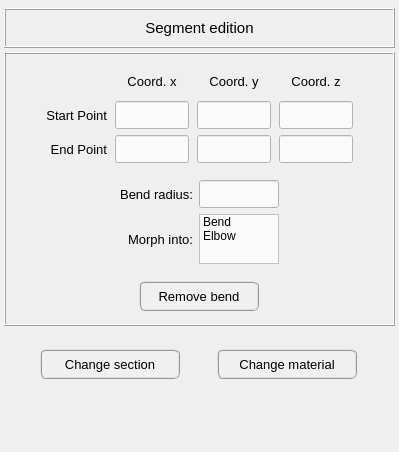
<?xml version="1.0" encoding="UTF-8"?>
<ui version="4.0">
 <class>Form</class>
 <widget class="QWidget" name="Form">
  <property name="geometry">
   <rect>
    <x>0</x>
    <y>0</y>
    <width>399</width>
    <height>452</height>
   </rect>
  </property>
  <property name="windowTitle">
   <string>Form</string>
  </property>
  <layout class="QGridLayout" name="gridLayout_3">
   <property name="leftMargin">
    <number>0</number>
   </property>
   <property name="topMargin">
    <number>4</number>
   </property>
   <property name="rightMargin">
    <number>0</number>
   </property>
   <property name="bottomMargin">
    <number>4</number>
   </property>
   <property name="spacing">
    <number>4</number>
   </property>
   <item row="2" column="0">
    <spacer name="verticalSpacer">
     <property name="orientation">
      <enum>Qt::Vertical</enum>
     </property>
     <property name="sizeHint" stdset="0">
      <size>
       <width>20</width>
       <height>40</height>
      </size>
     </property>
    </spacer>
   </item>
   <item row="0" column="0">
    <widget class="QFrame" name="frame_6">
     <property name="frameShape">
      <enum>QFrame::NoFrame</enum>
     </property>
     <property name="frameShadow">
      <enum>QFrame::Raised</enum>
     </property>
     <layout class="QGridLayout" name="gridLayout_7">
      <property name="leftMargin">
       <number>4</number>
      </property>
      <property name="topMargin">
       <number>4</number>
      </property>
      <property name="rightMargin">
       <number>4</number>
      </property>
      <property name="bottomMargin">
       <number>4</number>
      </property>
      <property name="spacing">
       <number>4</number>
      </property>
      <item row="0" column="0">
       <widget class="QFrame" name="frame">
        <property name="minimumSize">
         <size>
          <width>0</width>
          <height>40</height>
         </size>
        </property>
        <property name="maximumSize">
         <size>
          <width>16777215</width>
          <height>40</height>
         </size>
        </property>
        <property name="frameShape">
         <enum>QFrame::Box</enum>
        </property>
        <property name="frameShadow">
         <enum>QFrame::Raised</enum>
        </property>
        <layout class="QGridLayout" name="gridLayout_5">
         <property name="leftMargin">
          <number>4</number>
         </property>
         <property name="topMargin">
          <number>4</number>
         </property>
         <property name="rightMargin">
          <number>4</number>
         </property>
         <property name="bottomMargin">
          <number>4</number>
         </property>
         <item row="0" column="0">
          <widget class="QLabel" name="label">
           <property name="font">
            <font>
             <pointsize>11</pointsize>
            </font>
           </property>
           <property name="text">
            <string>Segment edition</string>
           </property>
           <property name="textFormat">
            <enum>Qt::AutoText</enum>
           </property>
           <property name="alignment">
            <set>Qt::AlignCenter</set>
           </property>
          </widget>
         </item>
        </layout>
       </widget>
      </item>
      <item row="1" column="0">
       <widget class="QFrame" name="frame_2">
        <property name="frameShape">
         <enum>QFrame::Box</enum>
        </property>
        <property name="frameShadow">
         <enum>QFrame::Raised</enum>
        </property>
        <layout class="QGridLayout" name="gridLayout_2">
         <property name="leftMargin">
          <number>4</number>
         </property>
         <property name="topMargin">
          <number>4</number>
         </property>
         <property name="rightMargin">
          <number>4</number>
         </property>
         <property name="bottomMargin">
          <number>4</number>
         </property>
         <property name="spacing">
          <number>4</number>
         </property>
         <item row="2" column="0" colspan="3">
          <widget class="QFrame" name="frame_8">
           <property name="minimumSize">
            <size>
             <width>0</width>
             <height>48</height>
            </size>
           </property>
           <property name="frameShape">
            <enum>QFrame::NoFrame</enum>
           </property>
           <property name="frameShadow">
            <enum>QFrame::Raised</enum>
           </property>
           <layout class="QGridLayout" name="gridLayout_9">
            <property name="leftMargin">
             <number>0</number>
            </property>
            <property name="topMargin">
             <number>0</number>
            </property>
            <property name="rightMargin">
             <number>0</number>
            </property>
            <property name="bottomMargin">
             <number>0</number>
            </property>
            <property name="spacing">
             <number>0</number>
            </property>
            <item row="0" column="0">
             <widget class="QPushButton" name="remove_bend_button">
              <property name="minimumSize">
               <size>
                <width>120</width>
                <height>30</height>
               </size>
              </property>
              <property name="maximumSize">
               <size>
                <width>120</width>
                <height>30</height>
               </size>
              </property>
              <property name="font">
               <font>
                <pointsize>10</pointsize>
               </font>
              </property>
              <property name="styleSheet">
               <string notr="true">QPushButton{border-radius: 6px; border-color: rgb(150, 150, 150); border-style: ridge; border-width: 2px; color: rgb(0, 0, 0); background-color: rgb(240, 240, 240)}
QPushButton:hover{border-radius: 6px; border-color: rgb(0, 170, 255); border-style: ridge; border-width: 2px; color: rgb(0, 0, 0); background-color: rgba(174, 213, 255, 100)}
QPushButton:pressed{border-radius: 6px; border-color: rgb(0, 170, 255); border-style: ridge; border-width: 2px; color: rgb(0, 0, 0); background-color: rgb(174, 213, 255)}
QPushButton:disabled{border-radius: 6px; border-color: rgb(150, 150, 150); border-style: ridge; border-width: 0px; color: rgb(150,150, 150); background-color: rgb(220, 220, 220)}</string>
              </property>
              <property name="text">
               <string>Remove bend</string>
              </property>
             </widget>
            </item>
           </layout>
          </widget>
         </item>
         <item row="0" column="0">
          <spacer name="horizontalSpacer">
           <property name="orientation">
            <enum>Qt::Horizontal</enum>
           </property>
           <property name="sizeHint" stdset="0">
            <size>
             <width>40</width>
             <height>20</height>
            </size>
           </property>
          </spacer>
         </item>
         <item row="0" column="2">
          <spacer name="horizontalSpacer_2">
           <property name="orientation">
            <enum>Qt::Horizontal</enum>
           </property>
           <property name="sizeHint" stdset="0">
            <size>
             <width>40</width>
             <height>20</height>
            </size>
           </property>
          </spacer>
         </item>
         <item row="0" column="1">
          <widget class="QFrame" name="frame_3">
           <property name="font">
            <font>
             <pointsize>10</pointsize>
            </font>
           </property>
           <property name="frameShape">
            <enum>QFrame::NoFrame</enum>
           </property>
           <property name="frameShadow">
            <enum>QFrame::Raised</enum>
           </property>
           <layout class="QGridLayout" name="gridLayout">
            <property name="horizontalSpacing">
             <number>8</number>
            </property>
            <item row="1" column="2">
             <widget class="QLineEdit" name="coord_y_start">
              <property name="enabled">
               <bool>true</bool>
              </property>
              <property name="minimumSize">
               <size>
                <width>60</width>
                <height>28</height>
               </size>
              </property>
              <property name="maximumSize">
               <size>
                <width>80</width>
                <height>28</height>
               </size>
              </property>
              <property name="font">
               <font>
                <pointsize>10</pointsize>
               </font>
              </property>
              <property name="focusPolicy">
               <enum>Qt::ClickFocus</enum>
              </property>
              <property name="styleSheet">
               <string notr="true">QLineEdit{color: rgb(0, 0, 0); background-color: rgb(250, 250, 250)}
QLineEdit:disabled{color: rgb(100, 100, 100); background-color: rgb(240, 240, 240)}</string>
              </property>
              <property name="text">
               <string/>
              </property>
              <property name="alignment">
               <set>Qt::AlignCenter</set>
              </property>
             </widget>
            </item>
            <item row="1" column="1">
             <widget class="QLineEdit" name="coord_x_start">
              <property name="enabled">
               <bool>true</bool>
              </property>
              <property name="minimumSize">
               <size>
                <width>60</width>
                <height>28</height>
               </size>
              </property>
              <property name="maximumSize">
               <size>
                <width>80</width>
                <height>28</height>
               </size>
              </property>
              <property name="font">
               <font>
                <pointsize>10</pointsize>
               </font>
              </property>
              <property name="focusPolicy">
               <enum>Qt::ClickFocus</enum>
              </property>
              <property name="styleSheet">
               <string notr="true">QLineEdit{color: rgb(0, 0, 0); background-color: rgb(250, 250, 250)}
QLineEdit:disabled{color: rgb(100, 100, 100); background-color: rgb(240, 240, 240)}</string>
              </property>
              <property name="text">
               <string/>
              </property>
              <property name="alignment">
               <set>Qt::AlignCenter</set>
              </property>
             </widget>
            </item>
            <item row="0" column="0">
             <widget class="QLabel" name="label_5">
              <property name="minimumSize">
               <size>
                <width>0</width>
                <height>28</height>
               </size>
              </property>
              <property name="maximumSize">
               <size>
                <width>16777215</width>
                <height>28</height>
               </size>
              </property>
              <property name="text">
               <string/>
              </property>
             </widget>
            </item>
            <item row="1" column="3">
             <widget class="QLineEdit" name="coord_z_start">
              <property name="enabled">
               <bool>true</bool>
              </property>
              <property name="minimumSize">
               <size>
                <width>60</width>
                <height>28</height>
               </size>
              </property>
              <property name="maximumSize">
               <size>
                <width>80</width>
                <height>28</height>
               </size>
              </property>
              <property name="font">
               <font>
                <pointsize>10</pointsize>
               </font>
              </property>
              <property name="focusPolicy">
               <enum>Qt::ClickFocus</enum>
              </property>
              <property name="styleSheet">
               <string notr="true">QLineEdit{color: rgb(0, 0, 0); background-color: rgb(250, 250, 250)}
QLineEdit:disabled{color: rgb(100, 100, 100); background-color: rgb(240, 240, 240)}</string>
              </property>
              <property name="text">
               <string/>
              </property>
              <property name="alignment">
               <set>Qt::AlignCenter</set>
              </property>
             </widget>
            </item>
            <item row="2" column="1">
             <widget class="QLineEdit" name="coord_x_end">
              <property name="enabled">
               <bool>true</bool>
              </property>
              <property name="minimumSize">
               <size>
                <width>60</width>
                <height>28</height>
               </size>
              </property>
              <property name="maximumSize">
               <size>
                <width>80</width>
                <height>28</height>
               </size>
              </property>
              <property name="font">
               <font>
                <pointsize>10</pointsize>
               </font>
              </property>
              <property name="focusPolicy">
               <enum>Qt::ClickFocus</enum>
              </property>
              <property name="styleSheet">
               <string notr="true">QLineEdit{color: rgb(0, 0, 0); background-color: rgb(250, 250, 250)}
QLineEdit:disabled{color: rgb(100, 100, 100); background-color: rgb(240, 240, 240)}</string>
              </property>
              <property name="text">
               <string/>
              </property>
              <property name="alignment">
               <set>Qt::AlignCenter</set>
              </property>
             </widget>
            </item>
            <item row="2" column="2">
             <widget class="QLineEdit" name="coord_y_end">
              <property name="enabled">
               <bool>true</bool>
              </property>
              <property name="minimumSize">
               <size>
                <width>60</width>
                <height>28</height>
               </size>
              </property>
              <property name="maximumSize">
               <size>
                <width>80</width>
                <height>28</height>
               </size>
              </property>
              <property name="font">
               <font>
                <pointsize>10</pointsize>
               </font>
              </property>
              <property name="focusPolicy">
               <enum>Qt::ClickFocus</enum>
              </property>
              <property name="styleSheet">
               <string notr="true">QLineEdit{color: rgb(0, 0, 0); background-color: rgb(250, 250, 250)}
QLineEdit:disabled{color: rgb(100, 100, 100); background-color: rgb(240, 240, 240)}</string>
              </property>
              <property name="text">
               <string/>
              </property>
              <property name="alignment">
               <set>Qt::AlignCenter</set>
              </property>
             </widget>
            </item>
            <item row="2" column="3">
             <widget class="QLineEdit" name="coord_z_end">
              <property name="enabled">
               <bool>true</bool>
              </property>
              <property name="minimumSize">
               <size>
                <width>60</width>
                <height>28</height>
               </size>
              </property>
              <property name="maximumSize">
               <size>
                <width>80</width>
                <height>28</height>
               </size>
              </property>
              <property name="font">
               <font>
                <pointsize>10</pointsize>
               </font>
              </property>
              <property name="focusPolicy">
               <enum>Qt::ClickFocus</enum>
              </property>
              <property name="styleSheet">
               <string notr="true">QLineEdit{color: rgb(0, 0, 0); background-color: rgb(250, 250, 250)}
QLineEdit:disabled{color: rgb(100, 100, 100); background-color: rgb(240, 240, 240)}</string>
              </property>
              <property name="text">
               <string/>
              </property>
              <property name="alignment">
               <set>Qt::AlignCenter</set>
              </property>
             </widget>
            </item>
            <item row="0" column="1">
             <widget class="QLabel" name="label_6">
              <property name="minimumSize">
               <size>
                <width>0</width>
                <height>28</height>
               </size>
              </property>
              <property name="maximumSize">
               <size>
                <width>16777215</width>
                <height>28</height>
               </size>
              </property>
              <property name="font">
               <font>
                <pointsize>10</pointsize>
               </font>
              </property>
              <property name="text">
               <string>Coord. x</string>
              </property>
              <property name="alignment">
               <set>Qt::AlignCenter</set>
              </property>
             </widget>
            </item>
            <item row="0" column="2">
             <widget class="QLabel" name="label_8">
              <property name="minimumSize">
               <size>
                <width>0</width>
                <height>28</height>
               </size>
              </property>
              <property name="maximumSize">
               <size>
                <width>16777215</width>
                <height>28</height>
               </size>
              </property>
              <property name="font">
               <font>
                <pointsize>10</pointsize>
               </font>
              </property>
              <property name="text">
               <string>Coord. y</string>
              </property>
              <property name="alignment">
               <set>Qt::AlignCenter</set>
              </property>
             </widget>
            </item>
            <item row="0" column="3">
             <widget class="QLabel" name="label_7">
              <property name="minimumSize">
               <size>
                <width>0</width>
                <height>28</height>
               </size>
              </property>
              <property name="maximumSize">
               <size>
                <width>16777215</width>
                <height>28</height>
               </size>
              </property>
              <property name="font">
               <font>
                <pointsize>10</pointsize>
               </font>
              </property>
              <property name="text">
               <string>Coord. z</string>
              </property>
              <property name="alignment">
               <set>Qt::AlignCenter</set>
              </property>
             </widget>
            </item>
            <item row="2" column="0">
             <widget class="QLabel" name="label_4">
              <property name="minimumSize">
               <size>
                <width>0</width>
                <height>28</height>
               </size>
              </property>
              <property name="maximumSize">
               <size>
                <width>16777215</width>
                <height>28</height>
               </size>
              </property>
              <property name="font">
               <font>
                <pointsize>10</pointsize>
               </font>
              </property>
              <property name="text">
               <string>End Point</string>
              </property>
              <property name="alignment">
               <set>Qt::AlignRight|Qt::AlignTrailing|Qt::AlignVCenter</set>
              </property>
             </widget>
            </item>
            <item row="1" column="0">
             <widget class="QLabel" name="label_3">
              <property name="minimumSize">
               <size>
                <width>0</width>
                <height>28</height>
               </size>
              </property>
              <property name="maximumSize">
               <size>
                <width>16777215</width>
                <height>28</height>
               </size>
              </property>
              <property name="font">
               <font>
                <pointsize>10</pointsize>
               </font>
              </property>
              <property name="text">
               <string>Start Point</string>
              </property>
              <property name="alignment">
               <set>Qt::AlignRight|Qt::AlignTrailing|Qt::AlignVCenter</set>
              </property>
             </widget>
            </item>
           </layout>
          </widget>
         </item>
         <item row="1" column="0" colspan="3">
          <widget class="QFrame" name="frame_7">
           <property name="minimumSize">
            <size>
             <width>0</width>
             <height>48</height>
            </size>
           </property>
           <property name="maximumSize">
            <size>
             <width>16777215</width>
             <height>160</height>
            </size>
           </property>
           <property name="frameShape">
            <enum>QFrame::NoFrame</enum>
           </property>
           <property name="frameShadow">
            <enum>QFrame::Raised</enum>
           </property>
           <layout class="QGridLayout" name="gridLayout_8">
            <property name="leftMargin">
             <number>4</number>
            </property>
            <property name="topMargin">
             <number>4</number>
            </property>
            <property name="rightMargin">
             <number>4</number>
            </property>
            <property name="bottomMargin">
             <number>4</number>
            </property>
            <item row="1" column="2">
             <widget class="QListWidget" name="morph_list">
              <property name="sizePolicy">
               <sizepolicy hsizetype="Expanding" vsizetype="Expanding">
                <horstretch>0</horstretch>
                <verstretch>0</verstretch>
               </sizepolicy>
              </property>
              <property name="minimumSize">
               <size>
                <width>60</width>
                <height>0</height>
               </size>
              </property>
              <property name="maximumSize">
               <size>
                <width>80</width>
                <height>50</height>
               </size>
              </property>
              <property name="baseSize">
               <size>
                <width>0</width>
                <height>0</height>
               </size>
              </property>
              <property name="styleSheet">
               <string notr="true">QListWidget{color: rgb(0, 0, 0); background-color: rgb(250, 250, 250)}
QListWidget:disabled{color: rgb(100, 100, 100); background-color: rgb(240, 240, 240)}</string>
              </property>
              <item>
               <property name="text">
                <string>Bend</string>
               </property>
              </item>
              <item>
               <property name="text">
                <string>Elbow</string>
               </property>
              </item>
             </widget>
            </item>
            <item row="1" column="1">
             <widget class="QLabel" name="label_10">
              <property name="minimumSize">
               <size>
                <width>0</width>
                <height>28</height>
               </size>
              </property>
              <property name="maximumSize">
               <size>
                <width>16777215</width>
                <height>28</height>
               </size>
              </property>
              <property name="font">
               <font>
                <pointsize>10</pointsize>
               </font>
              </property>
              <property name="text">
               <string>Morph into:</string>
              </property>
              <property name="alignment">
               <set>Qt::AlignRight|Qt::AlignTrailing|Qt::AlignVCenter</set>
              </property>
             </widget>
            </item>
            <item row="0" column="0">
             <spacer name="horizontalSpacer_3">
              <property name="orientation">
               <enum>Qt::Horizontal</enum>
              </property>
              <property name="sizeHint" stdset="0">
               <size>
                <width>40</width>
                <height>20</height>
               </size>
              </property>
             </spacer>
            </item>
            <item row="0" column="2">
             <widget class="QLineEdit" name="bend_radius">
              <property name="enabled">
               <bool>true</bool>
              </property>
              <property name="minimumSize">
               <size>
                <width>60</width>
                <height>28</height>
               </size>
              </property>
              <property name="maximumSize">
               <size>
                <width>80</width>
                <height>28</height>
               </size>
              </property>
              <property name="font">
               <font>
                <pointsize>10</pointsize>
               </font>
              </property>
              <property name="focusPolicy">
               <enum>Qt::ClickFocus</enum>
              </property>
              <property name="styleSheet">
               <string notr="true">QLineEdit{color: rgb(0, 0, 0); background-color: rgb(250, 250, 250)}
QLineEdit:disabled{color: rgb(100, 100, 100); background-color: rgb(240, 240, 240)}</string>
              </property>
              <property name="text">
               <string/>
              </property>
              <property name="alignment">
               <set>Qt::AlignCenter</set>
              </property>
             </widget>
            </item>
            <item row="0" column="3">
             <spacer name="horizontalSpacer_4">
              <property name="orientation">
               <enum>Qt::Horizontal</enum>
              </property>
              <property name="sizeHint" stdset="0">
               <size>
                <width>40</width>
                <height>20</height>
               </size>
              </property>
             </spacer>
            </item>
            <item row="0" column="1">
             <widget class="QLabel" name="label_9">
              <property name="minimumSize">
               <size>
                <width>0</width>
                <height>28</height>
               </size>
              </property>
              <property name="maximumSize">
               <size>
                <width>16777215</width>
                <height>28</height>
               </size>
              </property>
              <property name="font">
               <font>
                <pointsize>10</pointsize>
               </font>
              </property>
              <property name="text">
               <string>Bend radius:</string>
              </property>
              <property name="alignment">
               <set>Qt::AlignRight|Qt::AlignTrailing|Qt::AlignVCenter</set>
              </property>
             </widget>
            </item>
           </layout>
          </widget>
         </item>
        </layout>
       </widget>
      </item>
     </layout>
    </widget>
   </item>
   <item row="1" column="0">
    <widget class="QFrame" name="frame_4">
     <property name="minimumSize">
      <size>
       <width>0</width>
       <height>60</height>
      </size>
     </property>
     <property name="maximumSize">
      <size>
       <width>16777215</width>
       <height>60</height>
      </size>
     </property>
     <property name="frameShape">
      <enum>QFrame::NoFrame</enum>
     </property>
     <property name="frameShadow">
      <enum>QFrame::Raised</enum>
     </property>
     <layout class="QGridLayout" name="gridLayout_4">
      <item row="0" column="0">
       <widget class="QPushButton" name="change_section_button">
        <property name="minimumSize">
         <size>
          <width>140</width>
          <height>30</height>
         </size>
        </property>
        <property name="maximumSize">
         <size>
          <width>140</width>
          <height>30</height>
         </size>
        </property>
        <property name="font">
         <font>
          <family>MS Shell Dlg 2</family>
          <pointsize>10</pointsize>
          <weight>50</weight>
          <italic>false</italic>
          <bold>false</bold>
         </font>
        </property>
        <property name="styleSheet">
         <string notr="true">QPushButton{border-radius: 6px; border-color: rgb(150, 150, 150); border-style: ridge; border-width: 2px; color: rgb(0, 0, 0); background-color: rgb(240, 240, 240)}
QPushButton:hover{border-radius: 6px; border-color: rgb(0, 170, 255); border-style: ridge; border-width: 2px; color: rgb(0, 0, 0); background-color: rgba(174, 213, 255, 100)}
QPushButton:pressed{border-radius: 6px; border-color: rgb(0, 170, 255); border-style: ridge; border-width: 2px; color: rgb(0, 0, 0); background-color: rgb(174, 213, 255)}
QPushButton:disabled{border-radius: 6px; border-color: rgb(150, 150, 150); border-style: ridge; border-width: 0px; color: rgb(150,150, 150); background-color: rgb(220, 220, 220)}</string>
        </property>
        <property name="text">
         <string>Change section</string>
        </property>
       </widget>
      </item>
      <item row="0" column="1">
       <widget class="QPushButton" name="change_material_button">
        <property name="minimumSize">
         <size>
          <width>140</width>
          <height>30</height>
         </size>
        </property>
        <property name="maximumSize">
         <size>
          <width>140</width>
          <height>30</height>
         </size>
        </property>
        <property name="font">
         <font>
          <family>MS Shell Dlg 2</family>
          <pointsize>10</pointsize>
          <weight>50</weight>
          <italic>false</italic>
          <bold>false</bold>
         </font>
        </property>
        <property name="styleSheet">
         <string notr="true">QPushButton{border-radius: 6px; border-color: rgb(150, 150, 150); border-style: ridge; border-width: 2px; color: rgb(0, 0, 0); background-color: rgb(240, 240, 240)}
QPushButton:hover{border-radius: 6px; border-color: rgb(0, 170, 255); border-style: ridge; border-width: 2px; color: rgb(0, 0, 0); background-color: rgba(174, 213, 255, 100)}
QPushButton:pressed{border-radius: 6px; border-color: rgb(0, 170, 255); border-style: ridge; border-width: 2px; color: rgb(0, 0, 0); background-color: rgb(174, 213, 255)}
QPushButton:disabled{border-radius: 6px; border-color: rgb(150, 150, 150); border-style: ridge; border-width: 0px; color: rgb(150,150, 150); background-color: rgb(220, 220, 220)}</string>
        </property>
        <property name="text">
         <string>Change material</string>
        </property>
       </widget>
      </item>
     </layout>
    </widget>
   </item>
  </layout>
 </widget>
 <resources/>
 <connections/>
</ui>
